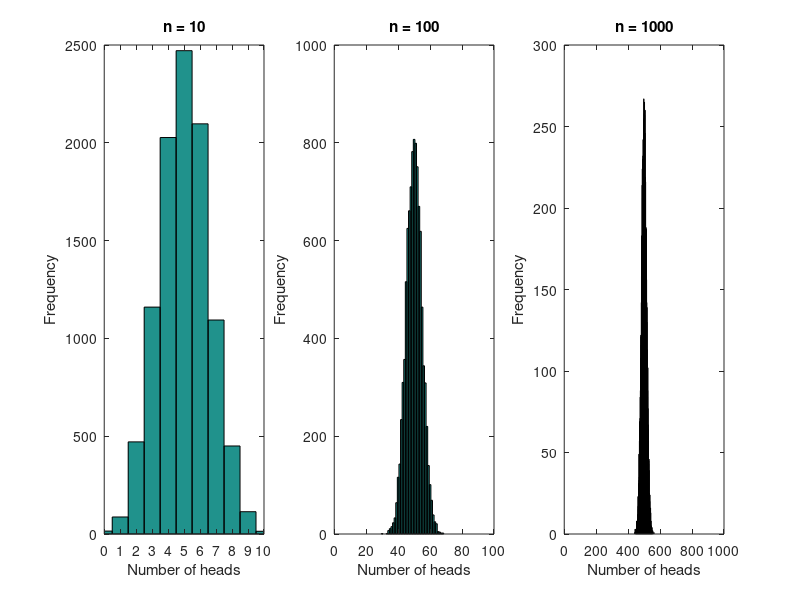

Write MATLAB code to recreate this figure.
% define number of coin flips
ns = [10 100 1000];
% create a new figure and resize it
figure;
set(gcf,'Position',[100 100 800 300]);
% loop over number of coin flips
for p=1:length(ns)
    % perform 10000 simulations of random coin flips
    flips = round(rand(10000,ns(p)));
    % count number of heads in each simulation
    dist = sum(flips==0,2);
    % initalize subplot
    subplot(1,length(ns),p);
    % plot histogram with bin centers at each possible number of heads
    hist(dist,0:1:ns(p));
    % make sure there are good axis bounds
    ax = axis;
    axis([0 ns(p) ax(3:4)]);
    % label axes and give a title
    xlabel('Number of heads');
    ylabel('Frequency');
    title(sprintf('n = %d',ns(p)));
end